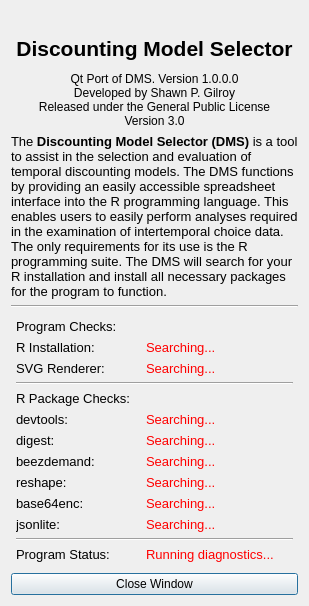
<?xml version="1.0" encoding="UTF-8"?>
<ui version="4.0">
 <class>StatusDialog</class>
 <widget class="QDialog" name="StatusDialog">
  <property name="windowModality">
   <enum>Qt::WindowModal</enum>
  </property>
  <property name="geometry">
   <rect>
    <x>0</x>
    <y>0</y>
    <width>481</width>
    <height>659</height>
   </rect>
  </property>
  <property name="sizePolicy">
   <sizepolicy hsizetype="Fixed" vsizetype="Fixed">
    <horstretch>0</horstretch>
    <verstretch>0</verstretch>
   </sizepolicy>
  </property>
  <property name="windowTitle">
   <string>Program Startup Check</string>
  </property>
  <property name="modal">
   <bool>true</bool>
  </property>
  <layout class="QVBoxLayout" name="verticalLayout_2">
   <property name="sizeConstraint">
    <enum>QLayout::SetFixedSize</enum>
   </property>
   <item>
    <layout class="QVBoxLayout" name="verticalLayout">
     <property name="sizeConstraint">
      <enum>QLayout::SetFixedSize</enum>
     </property>
     <item>
      <widget class="QLabel" name="label">
       <property name="sizePolicy">
        <sizepolicy hsizetype="Expanding" vsizetype="Maximum">
         <horstretch>0</horstretch>
         <verstretch>0</verstretch>
        </sizepolicy>
       </property>
       <property name="text">
        <string/>
       </property>
       <property name="pixmap">
        <pixmap resource="spreadsheet.qrc">:/images/SNS.png</pixmap>
       </property>
       <property name="scaledContents">
        <bool>false</bool>
       </property>
       <property name="alignment">
        <set>Qt::AlignCenter</set>
       </property>
       <property name="margin">
        <number>0</number>
       </property>
      </widget>
     </item>
     <item>
      <layout class="QHBoxLayout" name="horizontalLayout">
       <item>
        <widget class="QLabel" name="labelTitle">
         <property name="sizePolicy">
          <sizepolicy hsizetype="Expanding" vsizetype="Maximum">
           <horstretch>0</horstretch>
           <verstretch>0</verstretch>
          </sizepolicy>
         </property>
         <property name="minimumSize">
          <size>
           <width>0</width>
           <height>35</height>
          </size>
         </property>
         <property name="font">
          <font>
           <pointsize>16</pointsize>
           <weight>75</weight>
           <bold>true</bold>
          </font>
         </property>
         <property name="text">
          <string>Discounting Model Selector</string>
         </property>
         <property name="alignment">
          <set>Qt::AlignCenter</set>
         </property>
         <property name="margin">
          <number>5</number>
         </property>
        </widget>
       </item>
      </layout>
     </item>
     <item>
      <widget class="QLabel" name="labelSubTitle">
       <property name="sizePolicy">
        <sizepolicy hsizetype="Expanding" vsizetype="Preferred">
         <horstretch>0</horstretch>
         <verstretch>0</verstretch>
        </sizepolicy>
       </property>
       <property name="minimumSize">
        <size>
         <width>0</width>
         <height>23</height>
        </size>
       </property>
       <property name="text">
        <string>&lt;!DOCTYPE HTML PUBLIC &quot;-//W3C//DTD HTML 4.0//EN&quot; &quot;http://www.w3.org/TR/REC-html40/strict.dtd&quot;&gt;
&lt;html&gt;&lt;head&gt;&lt;meta name=&quot;qrichtext&quot; content=&quot;1&quot; /&gt;&lt;style type=&quot;text/css&quot;&gt;
p, li { white-space: pre-wrap; }
&lt;/style&gt;&lt;/head&gt;&lt;body style=&quot; font-family:'MS Shell Dlg 2'; font-size:10pt; font-weight:400; font-style:normal;&quot;&gt;
&lt;p style=&quot; margin-top:0px; margin-bottom:0px; margin-left:0px; margin-right:0px; -qt-block-indent:0; text-indent:0px;&quot;&gt;&lt;span style=&quot; font-size:9pt;&quot;&gt;Qt Port of DMS. Version 1.0.0.0&lt;/span&gt;&lt;/p&gt;
&lt;p style=&quot; margin-top:0px; margin-bottom:0px; margin-left:0px; margin-right:0px; -qt-block-indent:0; text-indent:0px;&quot;&gt;&lt;span style=&quot; font-size:9pt;&quot;&gt;Developed by Shawn P. Gilroy&lt;br /&gt;Released under the General Public License&lt;/span&gt;&lt;/p&gt;
&lt;p style=&quot; margin-top:0px; margin-bottom:0px; margin-left:0px; margin-right:0px; -qt-block-indent:0; text-indent:0px;&quot;&gt;&lt;span style=&quot; font-size:9pt;&quot;&gt;Version 3.0&lt;/span&gt;&lt;/p&gt;&lt;/body&gt;&lt;/html&gt;</string>
       </property>
       <property name="alignment">
        <set>Qt::AlignCenter</set>
       </property>
       <property name="margin">
        <number>5</number>
       </property>
      </widget>
     </item>
     <item>
      <widget class="QLabel" name="labelBlurb">
       <property name="sizePolicy">
        <sizepolicy hsizetype="Expanding" vsizetype="Maximum">
         <horstretch>0</horstretch>
         <verstretch>0</verstretch>
        </sizepolicy>
       </property>
       <property name="minimumSize">
        <size>
         <width>0</width>
         <height>75</height>
        </size>
       </property>
       <property name="text">
        <string>&lt;html&gt;&lt;head/&gt;&lt;body&gt;&lt;p&gt;&lt;span style=&quot; font-size:10pt;&quot;&gt;The &lt;/span&gt;&lt;span style=&quot; font-size:10pt; font-weight:600;&quot;&gt;Discounting Model Selector (DMS)&lt;/span&gt;&lt;span style=&quot; font-size:10pt;&quot;&gt; is a tool to assist in the selection and evaluation of temporal discounting models. The DMS functions by providing an easily accessible spreadsheet interface into the R programming language. This enables users to easily perform analyses required in the examination of intertemporal choice data. The only requirements for its use is the R programming suite. The DMS will search for your R installation and install all necessary packages for the program to function.&lt;/span&gt;&lt;/p&gt;&lt;/body&gt;&lt;/html&gt;</string>
       </property>
       <property name="textFormat">
        <enum>Qt::RichText</enum>
       </property>
       <property name="wordWrap">
        <bool>true</bool>
       </property>
       <property name="margin">
        <number>5</number>
       </property>
      </widget>
     </item>
     <item>
      <widget class="Line" name="line">
       <property name="sizePolicy">
        <sizepolicy hsizetype="Minimum" vsizetype="Maximum">
         <horstretch>0</horstretch>
         <verstretch>0</verstretch>
        </sizepolicy>
       </property>
       <property name="orientation">
        <enum>Qt::Horizontal</enum>
       </property>
      </widget>
     </item>
     <item>
      <layout class="QFormLayout" name="formLayout">
       <property name="sizeConstraint">
        <enum>QLayout::SetMaximumSize</enum>
       </property>
       <property name="formAlignment">
        <set>Qt::AlignLeading|Qt::AlignLeft|Qt::AlignVCenter</set>
       </property>
       <property name="leftMargin">
        <number>5</number>
       </property>
       <property name="topMargin">
        <number>5</number>
       </property>
       <property name="rightMargin">
        <number>5</number>
       </property>
       <property name="bottomMargin">
        <number>5</number>
       </property>
       <item row="0" column="0" colspan="2">
        <widget class="QLabel" name="label_2">
         <property name="text">
          <string>&lt;html&gt;&lt;head/&gt;&lt;body&gt;&lt;p&gt;&lt;span style=&quot; font-size:10pt;&quot;&gt;Program Checks:&lt;/span&gt;&lt;/p&gt;&lt;/body&gt;&lt;/html&gt;</string>
         </property>
        </widget>
       </item>
       <item row="1" column="0">
        <widget class="QLabel" name="labelR">
         <property name="text">
          <string>&lt;html&gt;&lt;head/&gt;&lt;body&gt;&lt;p&gt;&lt;span style=&quot; font-size:10pt;&quot;&gt;R Installation:&lt;/span&gt;&lt;/p&gt;&lt;/body&gt;&lt;/html&gt;</string>
         </property>
        </widget>
       </item>
       <item row="1" column="1">
        <widget class="QLabel" name="statusR">
         <property name="text">
          <string>&lt;html&gt;&lt;head/&gt;&lt;body&gt;&lt;p&gt;&lt;span style=&quot; font-size:10pt; color:#ff0000;&quot;&gt;Searching...&lt;/span&gt;&lt;/p&gt;&lt;/body&gt;&lt;/html&gt;</string>
         </property>
         <property name="indent">
          <number>30</number>
         </property>
        </widget>
       </item>
       <item row="2" column="0">
        <widget class="QLabel" name="labelSVG">
         <property name="text">
          <string>&lt;html&gt;&lt;head/&gt;&lt;body&gt;&lt;p&gt;&lt;span style=&quot; font-size:10pt;&quot;&gt;SVG Renderer:&lt;/span&gt;&lt;/p&gt;&lt;/body&gt;&lt;/html&gt;</string>
         </property>
        </widget>
       </item>
       <item row="2" column="1">
        <widget class="QLabel" name="statusSVG">
         <property name="text">
          <string>&lt;html&gt;&lt;head/&gt;&lt;body&gt;&lt;p&gt;&lt;span style=&quot; font-size:10pt; color:#ff0000;&quot;&gt;Searching...&lt;/span&gt;&lt;/p&gt;&lt;/body&gt;&lt;/html&gt;</string>
         </property>
         <property name="indent">
          <number>30</number>
         </property>
        </widget>
       </item>
       <item row="3" column="0" colspan="2">
        <widget class="Line" name="line_2">
         <property name="sizePolicy">
          <sizepolicy hsizetype="Minimum" vsizetype="MinimumExpanding">
           <horstretch>0</horstretch>
           <verstretch>0</verstretch>
          </sizepolicy>
         </property>
         <property name="orientation">
          <enum>Qt::Horizontal</enum>
         </property>
        </widget>
       </item>
       <item row="4" column="0" colspan="2">
        <widget class="QLabel" name="label_3">
         <property name="text">
          <string>&lt;html&gt;&lt;head/&gt;&lt;body&gt;&lt;p&gt;&lt;span style=&quot; font-size:10pt;&quot;&gt;R Package Checks:&lt;/span&gt;&lt;/p&gt;&lt;/body&gt;&lt;/html&gt;</string>
         </property>
        </widget>
       </item>
       <item row="5" column="0">
        <widget class="QLabel" name="labelDevtools">
         <property name="text">
          <string>&lt;html&gt;&lt;head/&gt;&lt;body&gt;&lt;p&gt;&lt;span style=&quot; font-size:10pt;&quot;&gt;devtools:&lt;/span&gt;&lt;/p&gt;&lt;/body&gt;&lt;/html&gt;</string>
         </property>
        </widget>
       </item>
       <item row="8" column="0">
        <widget class="QLabel" name="labelReshape">
         <property name="text">
          <string>&lt;html&gt;&lt;head/&gt;&lt;body&gt;&lt;p&gt;&lt;span style=&quot; font-size:10pt;&quot;&gt;reshape:&lt;/span&gt;&lt;/p&gt;&lt;/body&gt;&lt;/html&gt;</string>
         </property>
        </widget>
       </item>
       <item row="8" column="1">
        <widget class="QLabel" name="statusReshape">
         <property name="text">
          <string>&lt;html&gt;&lt;head/&gt;&lt;body&gt;&lt;p&gt;&lt;span style=&quot; font-size:10pt; color:#ff0000;&quot;&gt;Searching...&lt;/span&gt;&lt;/p&gt;&lt;/body&gt;&lt;/html&gt;</string>
         </property>
         <property name="indent">
          <number>30</number>
         </property>
        </widget>
       </item>
       <item row="9" column="0">
        <widget class="QLabel" name="labelBase64">
         <property name="text">
          <string>&lt;html&gt;&lt;head/&gt;&lt;body&gt;&lt;p&gt;&lt;span style=&quot; font-size:10pt;&quot;&gt;base64enc:&lt;/span&gt;&lt;/p&gt;&lt;/body&gt;&lt;/html&gt;</string>
         </property>
        </widget>
       </item>
       <item row="9" column="1">
        <widget class="QLabel" name="statusBase64">
         <property name="text">
          <string>&lt;html&gt;&lt;head/&gt;&lt;body&gt;&lt;p&gt;&lt;span style=&quot; font-size:10pt; color:#ff0000;&quot;&gt;Searching...&lt;/span&gt;&lt;/p&gt;&lt;/body&gt;&lt;/html&gt;</string>
         </property>
         <property name="indent">
          <number>30</number>
         </property>
        </widget>
       </item>
       <item row="10" column="0">
        <widget class="QLabel" name="labelJsonlite">
         <property name="text">
          <string>&lt;html&gt;&lt;head/&gt;&lt;body&gt;&lt;p&gt;&lt;span style=&quot; font-size:10pt;&quot;&gt;jsonlite:&lt;/span&gt;&lt;/p&gt;&lt;/body&gt;&lt;/html&gt;</string>
         </property>
        </widget>
       </item>
       <item row="10" column="1">
        <widget class="QLabel" name="statusJson">
         <property name="text">
          <string>&lt;html&gt;&lt;head/&gt;&lt;body&gt;&lt;p&gt;&lt;span style=&quot; font-size:10pt; color:#ff0000;&quot;&gt;Searching...&lt;/span&gt;&lt;/p&gt;&lt;/body&gt;&lt;/html&gt;</string>
         </property>
         <property name="indent">
          <number>30</number>
         </property>
        </widget>
       </item>
       <item row="11" column="0" colspan="2">
        <widget class="Line" name="line2">
         <property name="sizePolicy">
          <sizepolicy hsizetype="MinimumExpanding" vsizetype="MinimumExpanding">
           <horstretch>0</horstretch>
           <verstretch>0</verstretch>
          </sizepolicy>
         </property>
         <property name="frameShadow">
          <enum>QFrame::Sunken</enum>
         </property>
         <property name="orientation">
          <enum>Qt::Horizontal</enum>
         </property>
        </widget>
       </item>
       <item row="12" column="0">
        <widget class="QLabel" name="labelActivated">
         <property name="text">
          <string>&lt;html&gt;&lt;head/&gt;&lt;body&gt;&lt;p&gt;&lt;span style=&quot; font-size:10pt;&quot;&gt;Program Status:&lt;/span&gt;&lt;/p&gt;&lt;/body&gt;&lt;/html&gt;</string>
         </property>
        </widget>
       </item>
       <item row="12" column="1">
        <widget class="QLabel" name="statusDiagnostics">
         <property name="text">
          <string>&lt;html&gt;&lt;head/&gt;&lt;body&gt;&lt;p&gt;&lt;span style=&quot; font-size:10pt; color:#ff0000;&quot;&gt;Running diagnostics...&lt;/span&gt;&lt;/p&gt;&lt;/body&gt;&lt;/html&gt;</string>
         </property>
         <property name="indent">
          <number>30</number>
         </property>
        </widget>
       </item>
       <item row="5" column="1">
        <widget class="QLabel" name="statusDevtools">
         <property name="text">
          <string>&lt;html&gt;&lt;head/&gt;&lt;body&gt;&lt;p&gt;&lt;span style=&quot; font-size:10pt; color:#ff0000;&quot;&gt;Searching...&lt;/span&gt;&lt;/p&gt;&lt;/body&gt;&lt;/html&gt;</string>
         </property>
         <property name="indent">
          <number>30</number>
         </property>
        </widget>
       </item>
       <item row="6" column="0">
        <widget class="QLabel" name="label_4">
         <property name="text">
          <string>&lt;html&gt;&lt;head/&gt;&lt;body&gt;&lt;p&gt;&lt;span style=&quot; font-size:10pt;&quot;&gt;digest:&lt;/span&gt;&lt;/p&gt;&lt;/body&gt;&lt;/html&gt;</string>
         </property>
        </widget>
       </item>
       <item row="6" column="1">
        <widget class="QLabel" name="statusDigest">
         <property name="text">
          <string>&lt;html&gt;&lt;head/&gt;&lt;body&gt;&lt;p&gt;&lt;span style=&quot; font-size:10pt; color:#ff0000;&quot;&gt;Searching...&lt;/span&gt;&lt;/p&gt;&lt;/body&gt;&lt;/html&gt;</string>
         </property>
         <property name="indent">
          <number>30</number>
         </property>
        </widget>
       </item>
       <item row="7" column="0">
        <widget class="QLabel" name="label_5">
         <property name="text">
          <string>&lt;html&gt;&lt;head/&gt;&lt;body&gt;&lt;p&gt;&lt;span style=&quot; font-size:10pt;&quot;&gt;beezdemand:&lt;/span&gt;&lt;/p&gt;&lt;/body&gt;&lt;/html&gt;</string>
         </property>
        </widget>
       </item>
       <item row="7" column="1">
        <widget class="QLabel" name="statusBeezdemand">
         <property name="text">
          <string>&lt;html&gt;&lt;head/&gt;&lt;body&gt;&lt;p&gt;&lt;span style=&quot; font-size:10pt; color:#ff0000;&quot;&gt;Searching...&lt;/span&gt;&lt;/p&gt;&lt;/body&gt;&lt;/html&gt;</string>
         </property>
         <property name="indent">
          <number>30</number>
         </property>
        </widget>
       </item>
      </layout>
     </item>
    </layout>
   </item>
   <item>
    <widget class="QPushButton" name="pushButton">
     <property name="sizePolicy">
      <sizepolicy hsizetype="Expanding" vsizetype="Fixed">
       <horstretch>0</horstretch>
       <verstretch>0</verstretch>
      </sizepolicy>
     </property>
     <property name="text">
      <string>Close Window</string>
     </property>
    </widget>
   </item>
  </layout>
 </widget>
 <resources>
  <include location="spreadsheet.qrc"/>
 </resources>
 <connections>
  <connection>
   <sender>pushButton</sender>
   <signal>clicked()</signal>
   <receiver>StatusDialog</receiver>
   <slot>close()</slot>
   <hints>
    <hint type="sourcelabel">
     <x>143</x>
     <y>384</y>
    </hint>
    <hint type="destinationlabel">
     <x>112</x>
     <y>358</y>
    </hint>
   </hints>
  </connection>
 </connections>
</ui>
